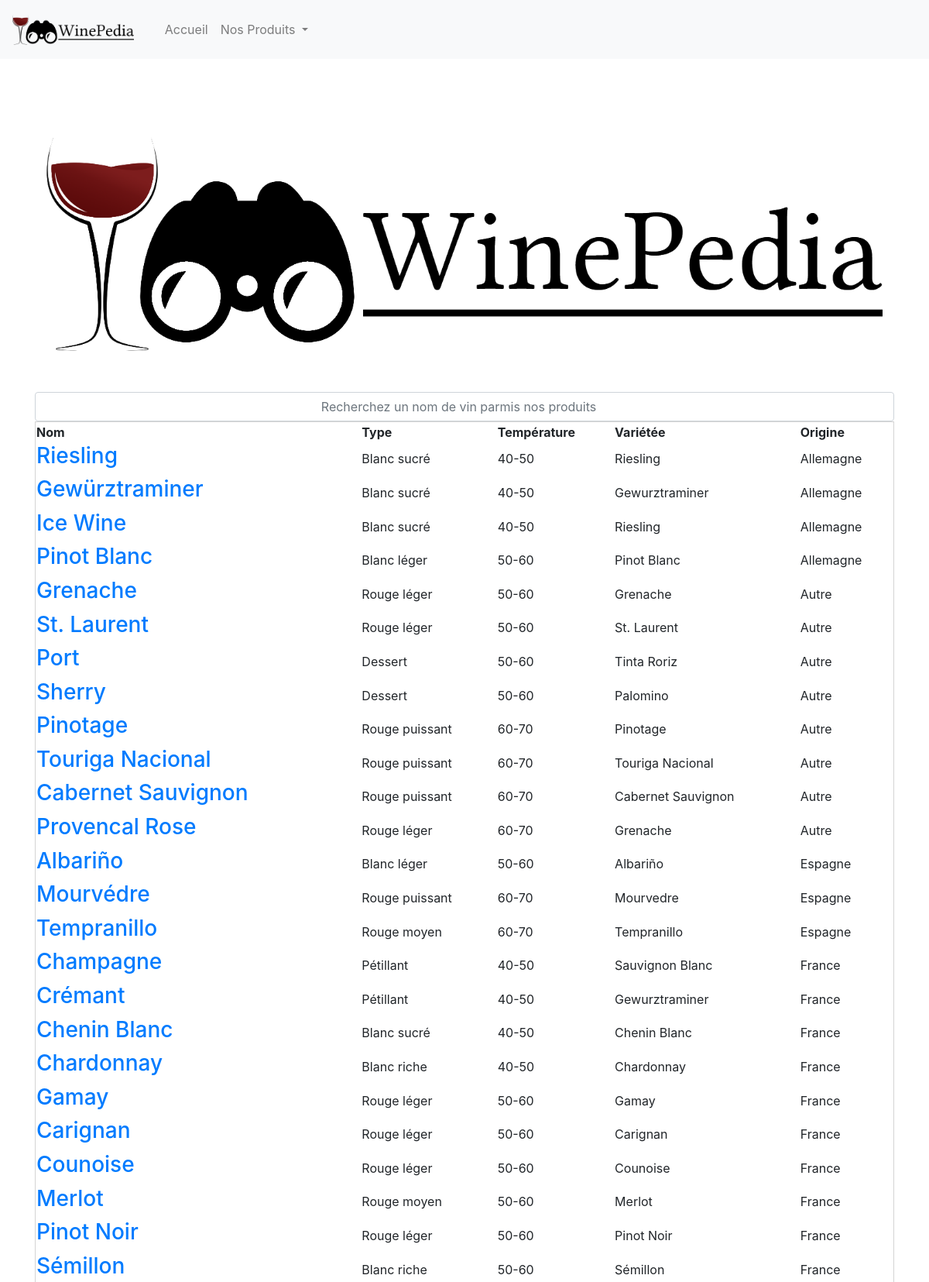
The page /index.php?country_all=true (upper part) on the database its author committed.
### tables this page shows
CREATE TABLE IF NOT EXISTS `wine` (
  `id` int(11) NOT NULL AUTO_INCREMENT,
  `name` varchar(255) NOT NULL,
  `wine_type` varchar(100) NOT NULL,
  `temp` varchar(255) NOT NULL,
  `grape_name` varchar(255) NOT NULL,
  `country_name` varchar(255) NOT NULL,
  PRIMARY KEY (`id`)
);

### element.php (the view, shortened to what this page needs)
<?php
$conn = new PDO("mysql:host=localhost;dbname=autocompletion;charset=UTF8", "root", "");
if (isset($_GET['id'])) {
    $id = $_GET['id'];
    $sql = "SELECT * FROM wine WHERE id = $id ";
    $result = $conn->query($sql)->fetch(PDO::FETCH_ASSOC);
?>
    <h1><?php echo $result["name"]; ?></h1>
    <table class="col-12" style="width: 100% !important;">
        <thead>
            <tr>
                <th>Type</th>
                <th>Température</th>
                <th>Variétée</th>
                <th>Origine</th>
            </tr>
        </thead>
        <tbody>
            <tr>
                <td><?php echo $result['wine_type']; ?></td>
                <td><?php echo $result['temp']; ?></td>
                <td><?php echo $result['grape_name']; ?></td>
                <td><?php echo $result['country_name']; ?></td>
            </tr>
        </tbody>
    </table>
<?php } else if (isset($_GET['country_all'])) {
    $sql = "SELECT * FROM wine ORDER BY country_name";
    $result = $conn->query($sql)->fetchAll(PDO::FETCH_ASSOC);
?>
    <table class="col-12">
        <thead>
            <tr>
                <th>Nom</th>
                <th>Type</th>
                <th>Température</th>
                <th>Variétée</th>
                <th>Origine</th>
            </tr>
        </thead>
        <tbody>
            <?php
            foreach ($result as $result) {
            ?>
                <tr>
                    <td>
                        <h3><a href="index.php?id=<?php echo $result['id']; ?>"><?php echo $result["name"]; ?></a></h3>
                    </td>
                    <td><?php echo $result['wine_type']; ?></td>
                    <td><?php echo $result['temp']; ?></td>
                    <td><?php echo $result['grape_name']; ?></td>
                    <td><?php echo $result['country_name']; ?></td>
                </tr>
            <?php
            }
            ?>
        </tbody>
    </table>
<?php }

### style.css (style rules this page uses)
table { border-top: none; border: 1px solid rgb(212, 212, 212); width: 100% !important; }
a { text-decoration: none; color: black; }

### rows shown on the page
wine: name "Riesling", wine_type "Blanc sucré", temp "40-50", grape_name "Riesling", country_name "Allemagne"
wine: name "Gewürztraminer", wine_type "Blanc sucré", temp "40-50", grape_name "Gewurztraminer", country_name "Allemagne"
wine: name "Ice Wine", wine_type "Blanc sucré", temp "40-50", grape_name "Riesling", country_name "Allemagne"
wine: name "Pinot Blanc", wine_type "Blanc léger", temp "50-60", grape_name "Pinot Blanc", country_name "Allemagne"
wine: name "Grenache", wine_type "Rouge léger", temp "50-60", grape_name "Grenache", country_name "Autre"
wine: name "St. Laurent", wine_type "Rouge léger", temp "50-60", grape_name "St. Laurent", country_name "Autre"
wine: name "Port", wine_type "Dessert", temp "50-60", grape_name "Tinta Roriz", country_name "Autre"
wine: name "Sherry", wine_type "Dessert", temp "50-60", grape_name "Palomino", country_name "Autre"
wine: name "Pinotage", wine_type "Rouge puissant", temp "60-70", grape_name "Pinotage", country_name "Autre"
wine: name "Touriga Nacional", wine_type "Rouge puissant", temp "60-70", grape_name "Touriga Nacional", country_name "Autre"
wine: name "Cabernet Sauvignon", wine_type "Rouge puissant", temp "60-70", grape_name "Cabernet Sauvignon", country_name "Autre"
wine: name "Provencal Rose", wine_type "Rouge léger", temp "60-70", grape_name "Grenache", country_name "Autre"
wine: name "Albariño", wine_type "Blanc léger", temp "50-60", grape_name "Albariño", country_name "Espagne"
wine: name "Mourvédre", wine_type "Rouge puissant", temp "60-70", grape_name "Mourvedre", country_name "Espagne"
wine: name "Tempranillo", wine_type "Rouge moyen", temp "60-70", grape_name "Tempranillo", country_name "Espagne"
wine: name "Champagne", wine_type "Pétillant", temp "40-50", grape_name "Sauvignon Blanc", country_name "France"
wine: name "Crémant", wine_type "Pétillant", temp "40-50", grape_name "Gewurztraminer", country_name "France"
wine: name "Chenin Blanc", wine_type "Blanc sucré", temp "40-50", grape_name "Chenin Blanc", country_name "France"
wine: name "Chardonnay", wine_type "Blanc riche", temp "40-50", grape_name "Chardonnay", country_name "France"
wine: name "Gamay", wine_type "Rouge léger", temp "50-60", grape_name "Gamay", country_name "France"
wine: name "Carignan", wine_type "Rouge léger", temp "50-60", grape_name "Carignan", country_name "France"
wine: name "Counoise", wine_type "Rouge léger", temp "50-60", grape_name "Counoise", country_name "France"
wine: name "Merlot", wine_type "Rouge moyen", temp "50-60", grape_name "Merlot", country_name "France"
wine: name "Pinot Noir", wine_type "Rouge léger", temp "50-60", grape_name "Pinot Noir", country_name "France"
wine: name "Sémillon", wine_type "Blanc riche", temp "50-60", grape_name "Sémillon", country_name "France"
